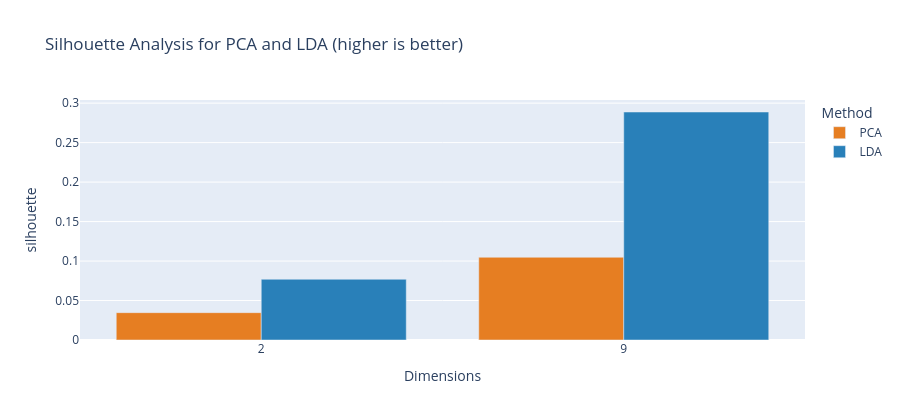

Source (notebook cell):
### Code cell
fig = px.bar(sil, x="Dimensions", y="silhouette", color = "Method", barmode='group',
            color_discrete_map={"PCA": "#e67e22", "LDA": "#2980b9"}, height=420,
            title="Silhouette Analysis for PCA and LDA (higher is better)")
fig.update_xaxes(type="category")
fig.show()

### Figure 1 — Plotly figure (JSON) as saved in the notebook; plotly's stock layout.template omitted (floating-point values rounded to 4 significant figures)
{"data": [{"alignmentgroup": "True", "hovertemplate": "Method=PCA<br>Dimensions=%{x}<br>silhouette=%{y}<extra></extra>", "legendgroup": "PCA", "marker": {"color": "#e67e22", "pattern": {"shape": ""}}, "name": "PCA", "offsetgroup": "PCA", "orientation": "v", "showlegend": true, "textposition": "auto", "type": "bar", "x": [2, 9], "xaxis": "x", "y": [0.03463, 0.1048], "yaxis": "y"}, {"alignmentgroup": "True", "hovertemplate": "Method=LDA<br>Dimensions=%{x}<br>silhouette=%{y}<extra></extra>", "legendgroup": "LDA", "marker": {"color": "#2980b9", "pattern": {"shape": ""}}, "name": "LDA", "offsetgroup": "LDA", "orientation": "v", "showlegend": true, "textposition": "auto", "type": "bar", "x": [2, 9], "xaxis": "x", "y": [0.07694, 0.2888], "yaxis": "y"}], "layout": {"barmode": "group", "height": 420, "legend": {"title": {"text": "Method"}, "tracegroupgap": 0}, "title": {"text": "Silhouette Analysis for PCA and LDA (higher is better)"}, "xaxis": {"anchor": "y", "domain": [0, 1], "title": {"text": "Dimensions"}, "type": "category"}, "yaxis": {"anchor": "x", "domain": [0, 1], "title": {"text": "silhouette"}}}}
